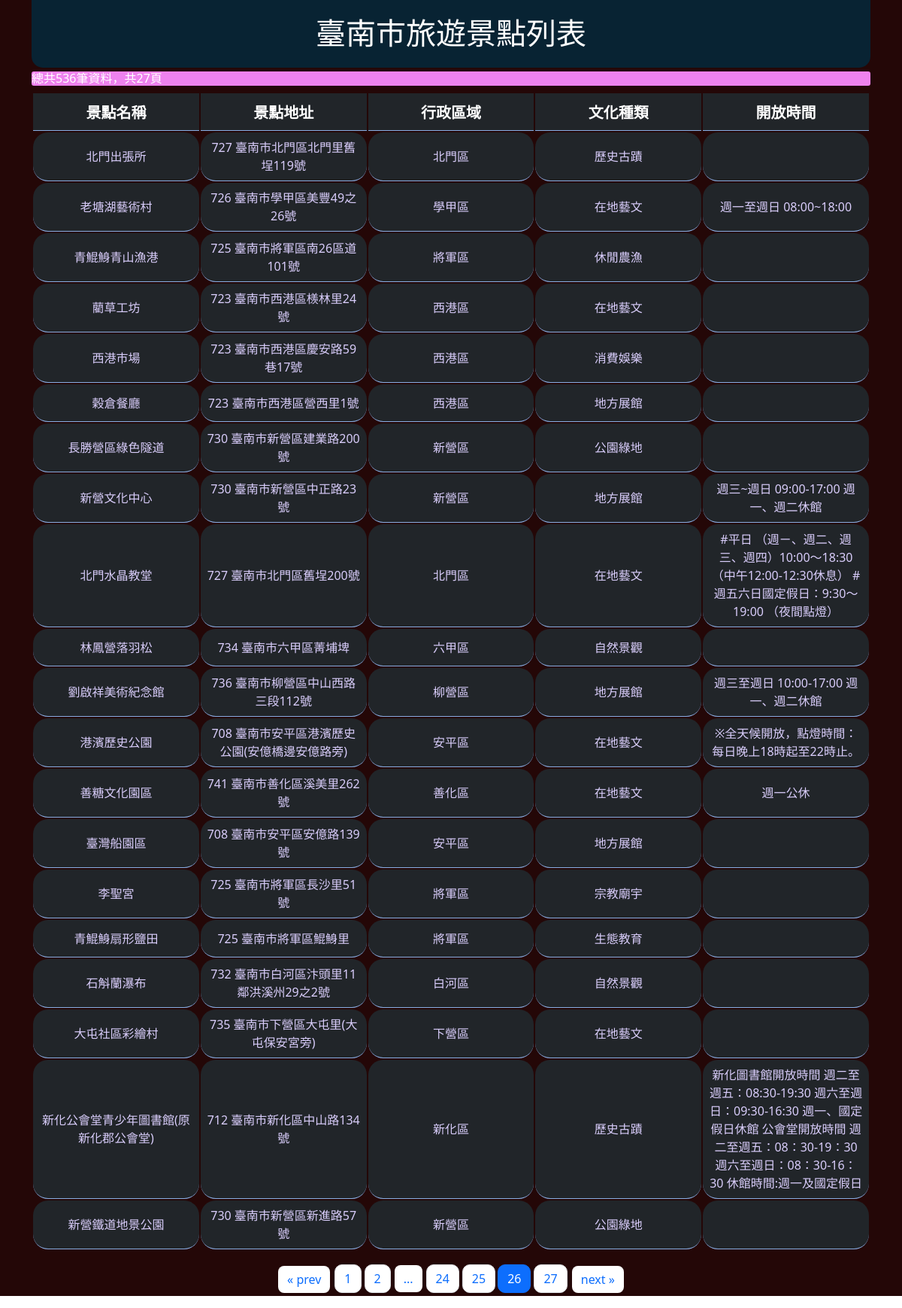
/?page=26, run on the app's committed database.
### app.py (models this page shows, shortened)
class Blog(db.Model):
    id = db.Column(db.Integer, primary_key=True)
    title = db.Column(db.String(100), nullable=False)
    content = db.Column(db.Text,nullable=False)
    author = db.Column(db.String(20), nullable=False, default='N/A')
    date_posted = db.Column(db.DateTime, nullable=False, default=datetime.utcnow)
    aname = db.Column(db.String(100), nullable=True)
    opentime = db.Column(db.String(200), nullable=True)

### app.py (the view)
@app.route('/')
def index():
    page = request.args.get('page', 1 ,type=int)
    query = Blog.query.order_by(Blog.date_posted).paginate(page, 20, False)
    return render_template('bike_list.html', query=query)

### templates/bike_list.html (shortened to what this page needs)
{% extends 'base.html'%}
{% block body%}
<main>
<div class="container">
  <div class="dcd">
    <h1>臺南市旅遊景點列表</h1>
  </div>
  <div style="background-color:  violet; border-radius: 3px; color: white;">
    <h6>總共{{query.total}}筆資料，共{{query.pages}}頁</h6>
  </div>
<table  class="table  table-dark">
    <thead>
      <tr>
        <th class="sds" style="width: 20%; text-align: center; font-size: 20px;">景點名稱</th>
        <th class="sds" style="width: 20%; text-align: center; font-size: 20px;">景點地址</th>
        <th scope="col" style="width: 20%; text-align: center; font-size: 20px;">行政區域</th>
        <th scope="col" style="width: 20%; text-align: center; font-size: 20px;">文化種類</th>
        <th scope="col" style="width: 20%; text-align: center; font-size: 20px;">開放時間</th>
      </tr>
    </thead>
    <tbody>
        {% for i in query.items %}
        <tr id="tt">
            <td style="width: 20%; text-align: center; vertical-align: middle;">{{ i.author }}</td>
            <td style="width: 20%; text-align: center; vertical-align: middle;">{{ i.title }}</td>
            <td style="width: 20%; text-align: center; vertical-align: middle;">{{ i.content }}</td>
            <td style="width: 20%; text-align: center; vertical-align: middle;">{{ i.opentime }}</td>
            <td style="width: 20%; text-align: center; vertical-align: middle;">{{ i.aname }}</td>
        </tr>
        {% endfor %}
    </tbody>
  </table>
  <nav aria-label="Page navigation example" style="margin-left: 0px;">
      <ul class="pagination">
        <div style="display: flex; margin: 0 auto;">
        {% if query.has_prev %}
          <li class="page-item" style="border: none; margin: 2px;">
            <a class="page-link" style="border-radius:8px; border: none; margin: 2px;" href="{{ url_for('index', page=query.prev_num) }}" aria-label="Previous">
              <span aria-hidden="true">&laquo; prev</span>
            </a>
          </li>
        {% endif %}
        {% for pg in query.iter_pages(right_current=3) %}
           {% if pg %}
            <li class="{% if pg == query.page %}page-item active{% endif %}" style="border-radius:5px; border: none; margin: 2px;" ><a class="page-link" href="{{ url_for('index', page=pg) }}" style="border-radius: 10px;">{{pg}}</a></li>
          {% else %}
          <li class="page-item"><a class="page-link" href="#" style="border-radius:8px; border: none; margin: 3px;">...</a></li>
          {% endif %}
        {% endfor %}
        {% if query.has_next %}
          <li class="page-item" style="border: none;  margin: 2px;">
            <a class="page-link" style="border-radius:8px; border: none; margin: 2px;" href="{{ url_for('index', page=query.next_num) }}" aria-label="Next">
              <span aria-hidden="true">next &raquo;</span>
            </a>
          </li>
        {% endif %}</div>
      </ul>
  </nav>
</div>
</main>
{% endblock%}

### static/css/main.css (style rules this page uses)
main { background-color: rgb(36, 7, 7); }
.sds { width: 300px; }
.dcd { font-size: 20px; height: 90px; background-color: rgb(8, 35, 51); padding-top: 20px; margin-bottom: 5px; border-bottom-left-radius: 15px; border-bottom-right-radius: 15px; color: white; width: 100%; text-align: center; }
h1 { text-align: center; }
tr { height: 50px; }
td { color: rgb(217, 205, 251); border-radius: 20px; transition: all 0.5s ease-out; }

### data on the page
Blog: author "北門出張所", title "727 臺南市北門區北門里舊埕119號", content "北門區", opentime "歷史古蹟"
Blog: author "老塘湖藝術村", title "726 臺南市學甲區美豐49之26號", content "學甲區", opentime "在地藝文", aname "週一至週日 08:00~18:00"
Blog: author "青鯤鯓青山漁港", title "725 臺南市將軍區南26區道101號", content "將軍區", opentime "休閒農漁"
Blog: author "藺草工坊", title "723 臺南市西港區檨林里24號", content "西港區", opentime "在地藝文"
Blog: author "西港市場", title "723 臺南市西港區慶安路59巷17號", content "西港區", opentime "消費娛樂"
Blog: author "榖倉餐廳", title "723 臺南市西港區營西里1號", content "西港區", opentime "地方展館"
Blog: author "長勝營區綠色隧道", title "730 臺南市新營區建業路200號", content "新營區", opentime "公園綠地"
Blog: author "新營文化中心", title "730 臺南市新營區中正路23號", content "新營區", opentime "地方展館", aname "週三~週日 09:00-17:00 週一、週二休館"
Blog: author "北門水晶教堂", title "727 臺南市北門區舊埕200號", content "北門區", opentime "在地藝文", aname "#平日 （週ㄧ、週二、週三、週四）10:00～18:30 （中午12:00-12:30休息） #週五六日國定假日：9:30～19:00 （夜間點燈）"
Blog: author "林鳳營落羽松", title "734 臺南市六甲區菁埔埤", content "六甲區", opentime "自然景觀"
Blog: author "劉啟祥美術紀念館", title "736 臺南市柳營區中山西路三段112號", content "柳營區", opentime "地方展館", aname "週三至週日 10:00-17:00 週一、週二休館"
Blog: author "港濱歷史公園", title "708 臺南市安平區港濱歷史公園(安億橋邊安億路旁)", content "安平區", opentime "在地藝文", aname "※全天候開放，點燈時間：每日晚上18時起至22時止。"
Blog: author "善糖文化園區", title "741 臺南市善化區溪美里262號", content "善化區", opentime "在地藝文", aname "週一公休"
Blog: author "臺灣船園區", title "708 臺南市安平區安億路139號", content "安平區", opentime "地方展館"
Blog: author "李聖宮", title "725 臺南市將軍區長沙里51號", content "將軍區", opentime "宗教廟宇"
Blog: author "青鯤鯓扇形鹽田", title "725 臺南市將軍區鯤鯓里", content "將軍區", opentime "生態教育"
Blog: author "石斛蘭瀑布", title "732 臺南市白河區汴頭里11鄰洪溪州29之2號", content "白河區", opentime "自然景觀"
Blog: author "大屯社區彩繪村", title "735 臺南市下營區大屯里(大屯保安宮旁)", content "下營區", opentime "在地藝文"
Blog: author "新化公會堂青少年圖書館(原新化郡公會堂)", title "712 臺南市新化區中山路134號", content "新化區", opentime "歷史古蹟", aname "新化圖書館開放時間 週二至週五：08:30-19:30 週六至週日：09:30-16:30 週一、國定假日休館 公會堂開放時間 週二至週五：08：30-19：30 週六至週日：08：30-16：30 休館時間:週一及國定假日"
Blog: author "新營鐵道地景公園", title "730 臺南市新營區新進路57號", content "新營區", opentime "公園綠地"

### other printed values
{{ query.total }} "536"
{{ query.pages }} "27"
{{ pg }} "1" "2" "24" "25" "26" "27"
